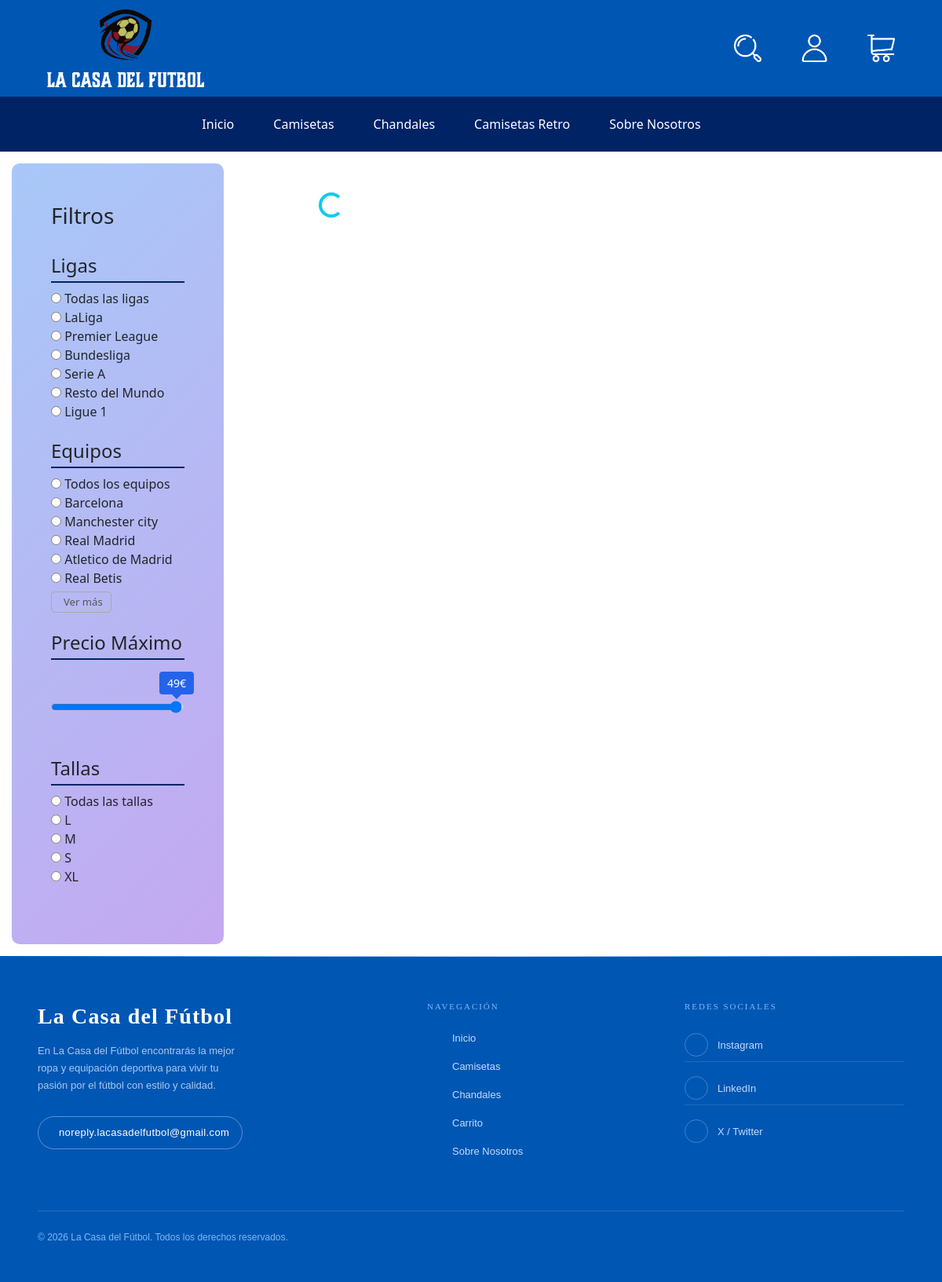
The app's page /camisetas.php with its own data.
### tables this page shows
CREATE TABLE `ligas` (
  `id` bigint(20) NOT NULL,
  `liga` varchar(100) NOT NULL,
  `pais` varchar(30) NOT NULL
);

CREATE TABLE `equipos` (
  `id` bigint(20) NOT NULL,
  `equipo` varchar(50) NOT NULL,
  `liga` bigint(20) NOT NULL
);

CREATE TABLE `tallas` (
  `id` bigint(20) NOT NULL,
  `talla` varchar(10) NOT NULL
);

### camisetas.php (the view, shortened to what this page needs)
<!DOCTYPE html>
<html lang="en">
<head>
    <link rel="stylesheet" href="./CSS/bootstrap.min.css">
    <link rel="stylesheet" href="./CSS/estilos.css">
    <link rel="stylesheet" href="https://cdn.jsdelivr.net/npm/@tabler/icons-webfont@latest/tabler-icons.min.css" />
</head>
<body>
    <div class="general">
        <?php
        include("cabecera.php");
        ?>
        <aside>
            <h3>Filtros</h3><br>
            <div class="filtros-escritorio">
            <?php
                include("conexion_bd.php");
                $consultaLigas = "SELECT * FROM ligas";
                $datos = $conn->query($consultaLigas);
                ?>
                    <h4 class="text-ligas">Ligas</h4>
                    <input type="radio" id="todas" name="filtro_liga" value="todas" class="filtro">
                    <label for="todas">Todas las ligas</label><br>
                    <?php
                    while($filas=$datos->fetch_assoc()){
                    ?>
                        <input type="radio" id=<?=$filas["id"]?> name="filtro_liga" value=<?=$filas["id"]?> class="filtro">
                        <label for=<?=$filas["id"]?>><?=$filas["liga"]?></label><br>
                    <?php
                    }
                    ?>
            <br>
            <?php
                $consultaEquipos = "SELECT * FROM equipos";
                $datosEquipos = $conn->query($consultaEquipos);
                ?>
                <h4 class="text-equipos">Equipos</h4>
                <input type="radio" id="todos" name="filtro_equipo" value="todos" class="filtro">
                <label for="todos">Todos los equipos</label><br>
                <?php
                $contadorEquipo = 0;
                while($fila=$datosEquipos->fetch_assoc()){
                ?>
                    <input type="radio" id=<?=$fila["id"]?> name="filtro_equipo" value=<?=$fila["id"]?> class="filtro">
                    <label for=<?=$fila["id"]?>><?=$fila["equipo"]?></label><br>
                <?php
                    $contadorEquipo++;
                }
                if($contadorEquipo > 5){
                ?>
                <button type="button" class="btn-ver-mas-equipos" id="btnVerMasEquipos" onclick="toggleEquipos()">
                    <i class="ti ti-chevron-down" id="iconoEquipos"></i> Ver más
                </button>
                <?php } ?>
                <br>
            <?php
                $consultaPrecio = "SELECT MAX(precio) AS precio FROM productos";
                $dato = $conn->query($consultaPrecio);
                $filaP = $dato->fetch_assoc();
                ?>
                <h4 class="text-equipos">Precio Máximo</h4>
                <div class="range-container">
                    <output id="burbuja" class="burbuja"></output>
                    <input
                        type="range"
                        id="rango"
                        min="0"
                        max="<?=$filaP['precio']?>"
                        value="<?=$filaP['precio']?>"
                        step="1">
                </div>
                <?php
                $consultaTallas = "SELECT * FROM tallas";
                $datosTallas = $conn->query($consultaTallas);
                ?>
                <h4 class="text-ligas">Tallas</h4>
                <input type="radio" id="todos" name="filtro_tallas" value="todos" class="filtro">
                <label for="todos">Todas las tallas</label><br>
                <?php
                while($fila=$datosTallas->fetch_assoc()){
                ?>
                    <input type="radio" id=<?=$fila["id"]?> name="filtro_tallas" value=<?=$fila["id"]?> class="filtro">
                    <label for=<?=$fila["id"]?>><?=$fila["talla"]?></label><br>
                <?php
                }
                ?>
                <br>
            </div>
        </aside>
        <div class="productos">
            <div id="contenedorProductos" class="row row-cols-2 row-cols-md-3 row-cols-lg-4 g-3">
            </div>
        </div>
    </div>
</body>
</html>

### cabecera.php (shortened to what this page needs)
<header>
<a href="./index.php">
    <div class="logo">
        <img src="./imagenes/logo-escritorio.png" class="img-logo-escritorio">
    </div>
</a>
<div class="iconos">
    <div class="iconos-menu">
        <img src="./imagenes/lupa.png" class="img-cab" id="busqueda" style="cursor:pointer;">
        <?php
        if(!isset($_SESSION["email"])){
            ?><a href="./login.php"><img src="./imagenes/sesionB.png" class="img-cab"></a><?php
        } else {
            ?><a href="./paginaUsuario.php"><img src="./imagenes/sesionB.png" class="img-cab"></a><?php
        }
        ?>
        <a href="./verCarrito.php"><img src="./imagenes/carrito.png" class="img-cab"></a>
    </div>
</div>
</header>
<nav class="nav">
    <ul>
        <li class="logo-index">
            <a href="./index.php">
            </a>
        </li>
        <li><a href="./index.php">Inicio</a></li>
        <li><a href="./camisetas.php">Camisetas</a></li>
        <li><a href="./chandals.php">Chandales</a></li>
        <li><a href="./retros.php">Camisetas Retro</a></li>
        <li><a href="./sobreNosotros.php">Sobre Nosotros</a></li>
        <?php
        if(!isset($_SESSION["email"])){
            ?><li><a href="./login.php"><img src="./imagenes/sesionB.png" class="img-cab ocultar" id="img-login"></a></li><?php
        } else {
            ?><li><a href="./paginaUsuario.php"><img src="./imagenes/sesionB.png" class="img-cab ocultar" id="img-pagUsu"></a></li><?php
        }
        ?>
        <li><a href="./verCarrito.php"><img src="./imagenes/carrito.png" class="img-cab ocultar" id="img-carrito"></a></li>
    </ul>
</nav>

### records on screen
ligas: liga "LaLiga"
ligas: liga "Premier League"
ligas: liga "Bundesliga"
ligas: liga "Serie A"
ligas: liga "Resto del Mundo"
ligas: liga "Ligue 1"
equipos: equipo "Barcelona"
equipos: equipo "Manchester city"
equipos: equipo "Real Madrid"
equipos: equipo "Atletico de Madrid"
equipos: equipo "Real Betis"
tallas: talla "L"
tallas: talla "M"
tallas: talla "S"
tallas: talla "XL"
